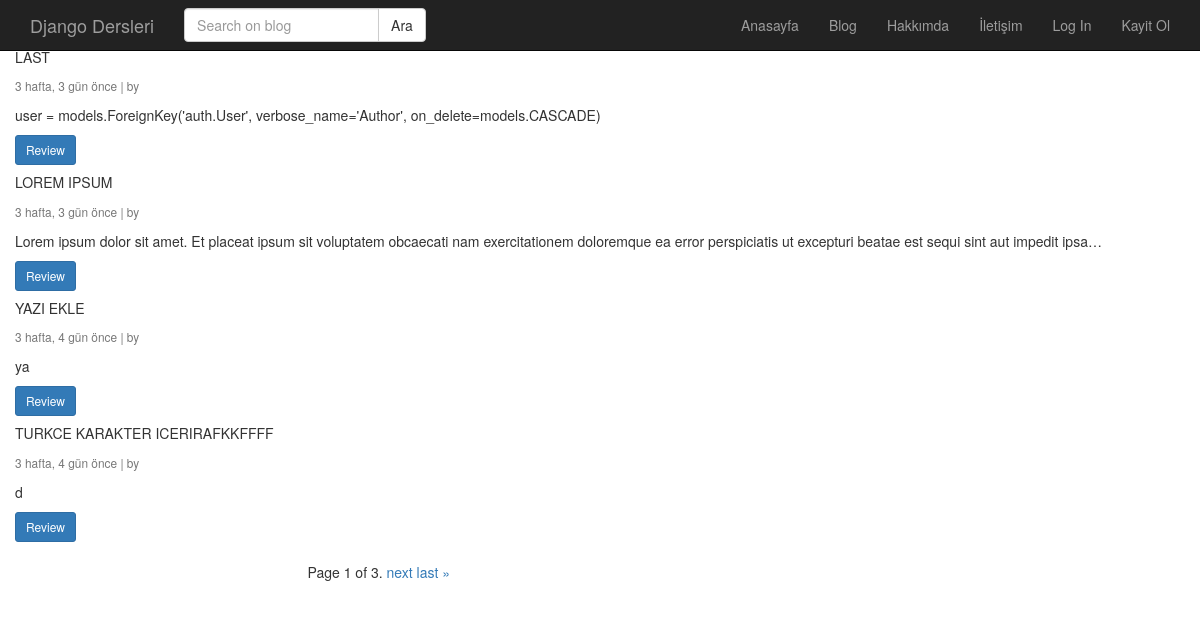
The page /post/index/ on the database its author committed.
### post/models.py (models this page shows, shortened)
class Post(models.Model):
    user = models.ForeignKey('auth.User', verbose_name='Author', on_delete=models.CASCADE, related_name='posts')
    baslik = models.CharField(max_length=120, verbose_name='Title')
    metin = RichTextField(verbose_name='Content')
    yayimlanma_tarihi = models.DateTimeField(verbose_name='Published Date', auto_now_add=True)
    image = models.ImageField(null=True, blank=True)
    slug = models.SlugField(unique=True, null=True, blank=True, editable=False, max_length=130)
    def get_absolute_url(self):
        return reverse('post:detail', kwargs={"slug" : self.slug})
    class Meta:
        ordering = ['-yayimlanma_tarihi', 'id']

### post/views.py (the view, shortened to what this page needs)
# urls.py: path('index/', post_index, name='index'),
def post_index(request):
    post_list = Post.objects.all()
    query = request.GET.get('q')
    paginator = Paginator(post_list, 4)  # Show 25 contacts per page.
    page = request.GET.get("page")
    posts = paginator.get_page(page)
    return render(request, 'post/index.html', {'posts' : posts})

### templates/post/index.html (shortened to what this page needs)
{% extends 'base.html' %}
{% block body %}
<div class="container mt-4">
  <div class="row row-cols-1 row-cols-md-3 g-4">
    {% for post in posts %}
    <div class="col">
      <div class="card h-100 card-post">
        <div class="card-body d-flex flex-column">
          <h5 class="card-title mb-1 text-uppercase">{{ post.baslik }}</h5>
          <small class="text-muted meta mb-3">{{ post.yayimlanma_tarihi|timesince }} önce | by {{ post.user.get_full_name }}</small>
          <p class="card-text post-excerpt">
            {{ post.metin|safe|linebreaks|truncatechars:180 }}
          </p>
          <div class="mt-auto d-flex gap-2 align-items-center">
            <a href="{{ post.get_absolute_url }}" class="btn btn-primary btn-sm">Review</a>
          </div>
        </div>
      </div>
    </div>
    {% endfor %}
  </div>
</div>
            <div class="row" >
                <div class="col-md-6 col-md-offset-3" >
                    <div class="pagination">
                        <span class="step-links">
                            <span class="current">
                                Page {{ posts.number }} of {{ posts.paginator.num_pages }}.
                            </span>
                            {% if posts.has_next %}
                                <a href="?page={{ posts.next_page_number }}{% if request.GET.q %}&q={{request.GET.q}}{% endif %}">next</a>
                                <a href="?page={{ posts.paginator.num_pages }}{% if request.GET.q %}&q={{request.GET.q}}{% endif %}">last &raquo;</a>
                            {% endif %}
                        </span>
                    </div>
            </div>
        </div>
{% endblock %}

### static/css/style.css (style rules this page uses)
body { padding-top: 40px; }

### rows shown on the page
Post: baslik "LAST", yayimlanma_tarihi "3 hafta, 3 gün", metin "user = models.ForeignKey('auth.User', verbose_name='Author', on_delete=models.CASCADE)"
Post: baslik "LOREM IPSUM", yayimlanma_tarihi "3 hafta, 3 gün", metin "Lorem ipsum dolor sit amet. Et placeat ipsum sit voluptatem obcaecati nam exercitationem doloremque ea error perspiciatis ut excepturi beatae est sequi sint aut impedit ipsa…"
Post: baslik "YAZI EKLE", yayimlanma_tarihi "3 hafta, 4 gün", metin "ya"
Post: baslik "TURKCE KARAKTER ICERIRAFKKFFFF", yayimlanma_tarihi "3 hafta, 4 gün", metin "d"

### other values the page prints
{{ posts.number }} "1"
{{ posts.paginator.num_pages }} "3"
